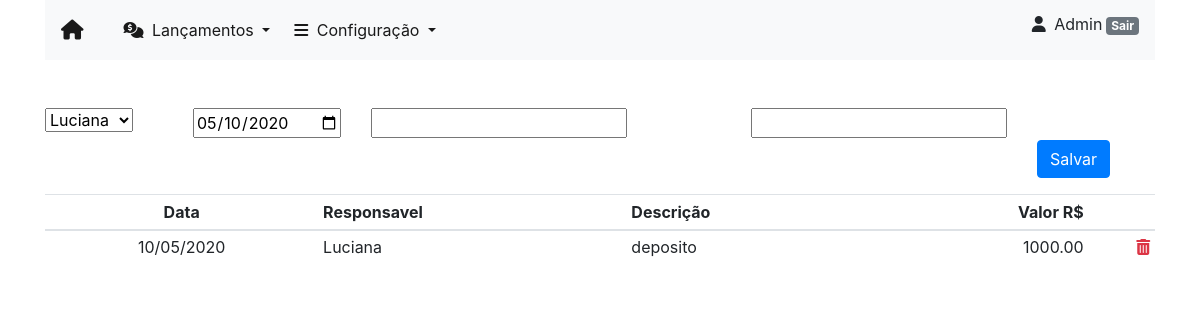
Screenshot of /contas/recebimento/ (signed in) with the database file from the repository.
### contas/models.py (models this page shows, shortened)
class Responsavel(models.Model):
    nome = models.CharField(max_length=30)
    def __str__(self):
        return self.nome

class Recebimento(models.Model):
    responsavel = models.ForeignKey(Responsavel, on_delete=models.PROTECT)
    data = models.DateField()
    descricao = models.CharField(max_length=30)
    valor = models.DecimalField(max_digits=10, decimal_places=2)

### contas/views.py (the view, shortened to what this page needs)
# urls.py: path('recebimento/', recebimento_new, name='recebimento_new'),
@login_required
def recebimento_new(request):
    form = RecebimentoForm(request.POST or None)
    recebimentos = Recebimento.objects.all().order_by('data')
    relatorio = []
    for recebimento in recebimentos:
        relatorio.append(dict(
            id=recebimento.id,
            responsavel=recebimento.responsavel,
            data=recebimento.data.strftime('%d/%m/%Y'),
            descricao=recebimento.descricao,
            valor=recebimento.valor,
        ))
    return render(request, 'new_recebimento.html', {'form': form, 'relatorio': relatorio})

### contas/forms.py
class RecebimentoForm(forms.Form):
    responsavel = forms.ModelChoiceField(queryset=Responsavel.objects.all(), empty_label=None, label="Responsável")
    data = forms.DateField(initial=date.today().strftime('%Y-%m-%d'), widget=DateInput(), label="Data de Recebimento")
    descricao = forms.CharField(max_length=30, label="Descrição")
    valor = forms.DecimalField(max_digits=10, decimal_places=2, widget=forms.TextInput, label="Valor R$")

### contas/templates/new_recebimento.html (shortened to what this page needs)
{% extends 'base.html' %}
{% load bootstrap %}
{% block main %}
    <div class="desktop">
        <form method="POST" enctype="multipart/form-data">
            <div class="row mt-5">
                <div class="col">{{ form.responsavel|bootstrap }}</div>
                <div class="col">{{ form.data|bootstrap }}</div>
                <div class="col-4">{{ form.descricao|bootstrap }}</div>
                <div class="col">{{ form.valor|bootstrap }}</div>
                <div class="col mt-4 pt-2">
                    <button type="submit" class="btn btn-primary">Salvar</button>
                </div>
            </div>
        </form>
    </div>
    <div>
        <table class="table table-sm mt-3">
            <thead>
            <tr>
                <th class="text-center">Data</th>
                <th class="text-left">Responsavel</th>
                <th class="text-left">Descrição</th>
                <th class="text-right">Valor R$</th>
                <th></th>
            </tr>
            </thead>
            <tbody>
            {% for item in relatorio %}
            <tr>
                <td class="text-center">{{ item.data }}</td>
                <td class="text-left">{{ item.responsavel }}</td>
                <td class="text-left">{{ item.descricao }}</td>
                <td class="text-right">{{ item.valor }}</td>
                <td class="text-right"><a href="{% url 'delete_recebimento' item.id %}" class="confirm-delete text-danger" title="Delete" data-toggle="modal" data-target="#confirmDeleteModal"  id="deleteButton{{item.id}}"><i class="fas fa-trash-alt"></i></a></td>
            </tr>
            {% endfor %}
            </tbody>
        </table>
    </div>
{% endblock %}

### templates/base.html (shortened to what this page needs)
{% load static %}
<!DOCTYPE html>
<html lang="pt-br">
<head>
    <link rel="stylesheet" href="https://stackpath.bootstrapcdn.com/bootstrap/4.4.1/css/bootstrap.min.css">
    <link rel="stylesheet" href="{% static 'sticky-footer.css' %}">
    <link rel="stylesheet" href="{% static 'style.css' %}">
</head>
<body>
    <header class="container">
        <nav class="navbar navbar-expand-lg navbar-light bg-light mb-5">
            <a class="navbar-brand mr-4" href="{% url 'extrato_contas' %}">
                <i class="fas fa-home"></i>
            </a>
            <div class="collapse navbar-collapse" id="navbarNavDropdown">
                <ul class="navbar-nav">
                    <li class="nav-item dropdown ml-2">
                        <a class="nav-link active dropdown-toggle" href="#" id="navbarDropdownMenuLink" role="button" data-toggle="dropdown" aria-haspopup="true" aria-expanded="false">
                            <i class="fas fa-comments-dollar mr-1"></i> Lançamentos
                        </a>
                    </li>
                    <li class="nav-item dropdown ml-2">
                        <a class="nav-link active dropdown-toggle" href="#" id="navbarDropdownMenuLink" role="button" data-toggle="dropdown" aria-haspopup="true" aria-expanded="false">
                            <i class="fas fa-bars mr-1"></i> Configuração
                        </a>
                    </li>
                </ul>
            </div>
            {% if user.is_authenticated %}
            <p class="desktop text-capitalize text-right mt-1"><i class="fas fa-user mr-1"></i> {{ user.username }}<a class="badge badge-secondary ml-1" href="{% url 'logout' %}">Sair</a></p>
            {% else %}
            <a class="desktop btn btn-secondary ml-1" href="{% url 'login' %}">Login</a>
            {% endif %}
        </nav>
    </header>
    <div class="container">
            {% block main %}{% endblock %}
    </div>
</body>
</html>

### static/style.css (style rules this page uses)
@media only screen and (min-width: 380px) { .desktop { display: inline !important; } }

### rows the page displays
Responsavel: data "10/05/2020", responsavel "Luciana", descricao "deposito", valor "1000.00"

### other values shown
{{ user.username }} "Admin"
